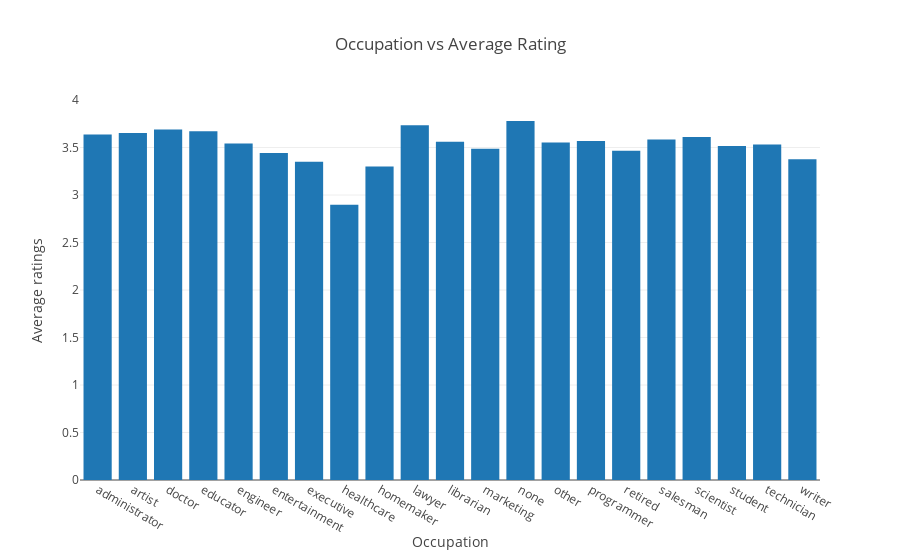

The notebook cell this image was saved under:
### Markdown cell above
## Occupation Vs Average Rating ##

### Code cell
data = [go.Bar(x = (occ_rat.index), y = (occ_rat.values))]
layout = go.Layout(
    title='Occupation vs Average Rating',
    xaxis=dict(
        title='Occupation'
    ),
    yaxis=dict(
        range = [0,4],
        title='Average ratings'
    )
)
fig = go.Figure(data=data, layout=layout)
plot.iplot(fig, filename='age group histogram')

### Figure 1 — Plotly figure (JSON) as saved in the notebook; plotly's stock layout.template omitted (floating-point values rounded to 4 significant figures)
{"data": [{"type": "bar", "x": ["administrator", "artist", "doctor", "educator", "engineer", "entertainment", "executive", "healthcare", "homemaker", "lawyer", "librarian", "marketing", "none", "other", "programmer", "retired", "salesman", "scientist", "student", "technician", "writer"], "y": [3.636, 3.653, 3.689, 3.671, 3.541, 3.441, 3.349, 2.896, 3.301, 3.735, 3.561, 3.486, 3.779, 3.552, 3.568, 3.467, 3.583, 3.611, 3.515, 3.532, 3.376]}], "layout": {"title": "Occupation vs Average Rating", "xaxis": {"title": "Occupation"}, "yaxis": {"range": [0, 4], "title": "Average ratings"}}}
